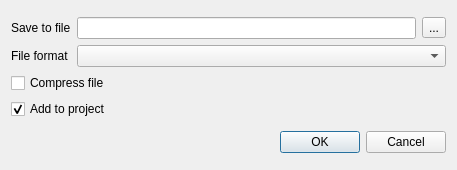
<?xml version="1.0" encoding="UTF-8"?>
<ui version="4.0">
 <class>ExportDocumentDialog</class>
 <widget class="QDialog" name="ExportDocumentDialog">
  <property name="geometry">
   <rect>
    <x>0</x>
    <y>0</y>
    <width>457</width>
    <height>170</height>
   </rect>
  </property>
  <property name="windowTitle">
   <string>Export Document</string>
  </property>
  <property name="modal">
   <bool>true</bool>
  </property>
  <layout class="QVBoxLayout" name="verticalLayout_2">
   <item>
    <layout class="QGridLayout" name="gridLayout">
     <item row="0" column="0">
      <widget class="QLabel" name="label">
       <property name="text">
        <string>Save to file</string>
       </property>
      </widget>
     </item>
     <item row="0" column="1">
      <widget class="QLineEdit" name="fileNameEdit"/>
     </item>
     <item row="0" column="2">
      <widget class="QToolButton" name="browseButton">
       <property name="text">
        <string>...</string>
       </property>
      </widget>
     </item>
     <item row="1" column="0">
      <widget class="QLabel" name="label_2">
       <property name="text">
        <string>File format</string>
       </property>
      </widget>
     </item>
     <item row="1" column="1" colspan="2">
      <widget class="QComboBox" name="formatCombo"/>
     </item>
     <item row="2" column="0" colspan="2">
      <widget class="QCheckBox" name="compressCheck">
       <property name="text">
        <string>Compress file</string>
       </property>
       <property name="checked">
        <bool>false</bool>
       </property>
      </widget>
     </item>
     <item row="3" column="0" colspan="2">
      <widget class="QCheckBox" name="addToProjCheck">
       <property name="text">
        <string>Add to project</string>
       </property>
       <property name="checked">
        <bool>true</bool>
       </property>
      </widget>
     </item>
    </layout>
   </item>
   <item>
    <widget class="QDialogButtonBox" name="buttonBox">
     <property name="standardButtons">
      <set>QDialogButtonBox::Cancel|QDialogButtonBox::Ok</set>
     </property>
    </widget>
   </item>
  </layout>
 </widget>
 <resources/>
 <connections>
  <connection>
   <sender>buttonBox</sender>
   <signal>accepted()</signal>
   <receiver>ExportDocumentDialog</receiver>
   <slot>accept()</slot>
   <hints>
    <hint type="sourcelabel">
     <x>312</x>
     <y>135</y>
    </hint>
    <hint type="destinationlabel">
     <x>312</x>
     <y>77</y>
    </hint>
   </hints>
  </connection>
  <connection>
   <sender>buttonBox</sender>
   <signal>rejected()</signal>
   <receiver>ExportDocumentDialog</receiver>
   <slot>reject()</slot>
   <hints>
    <hint type="sourcelabel">
     <x>312</x>
     <y>135</y>
    </hint>
    <hint type="destinationlabel">
     <x>312</x>
     <y>77</y>
    </hint>
   </hints>
  </connection>
 </connections>
</ui>
